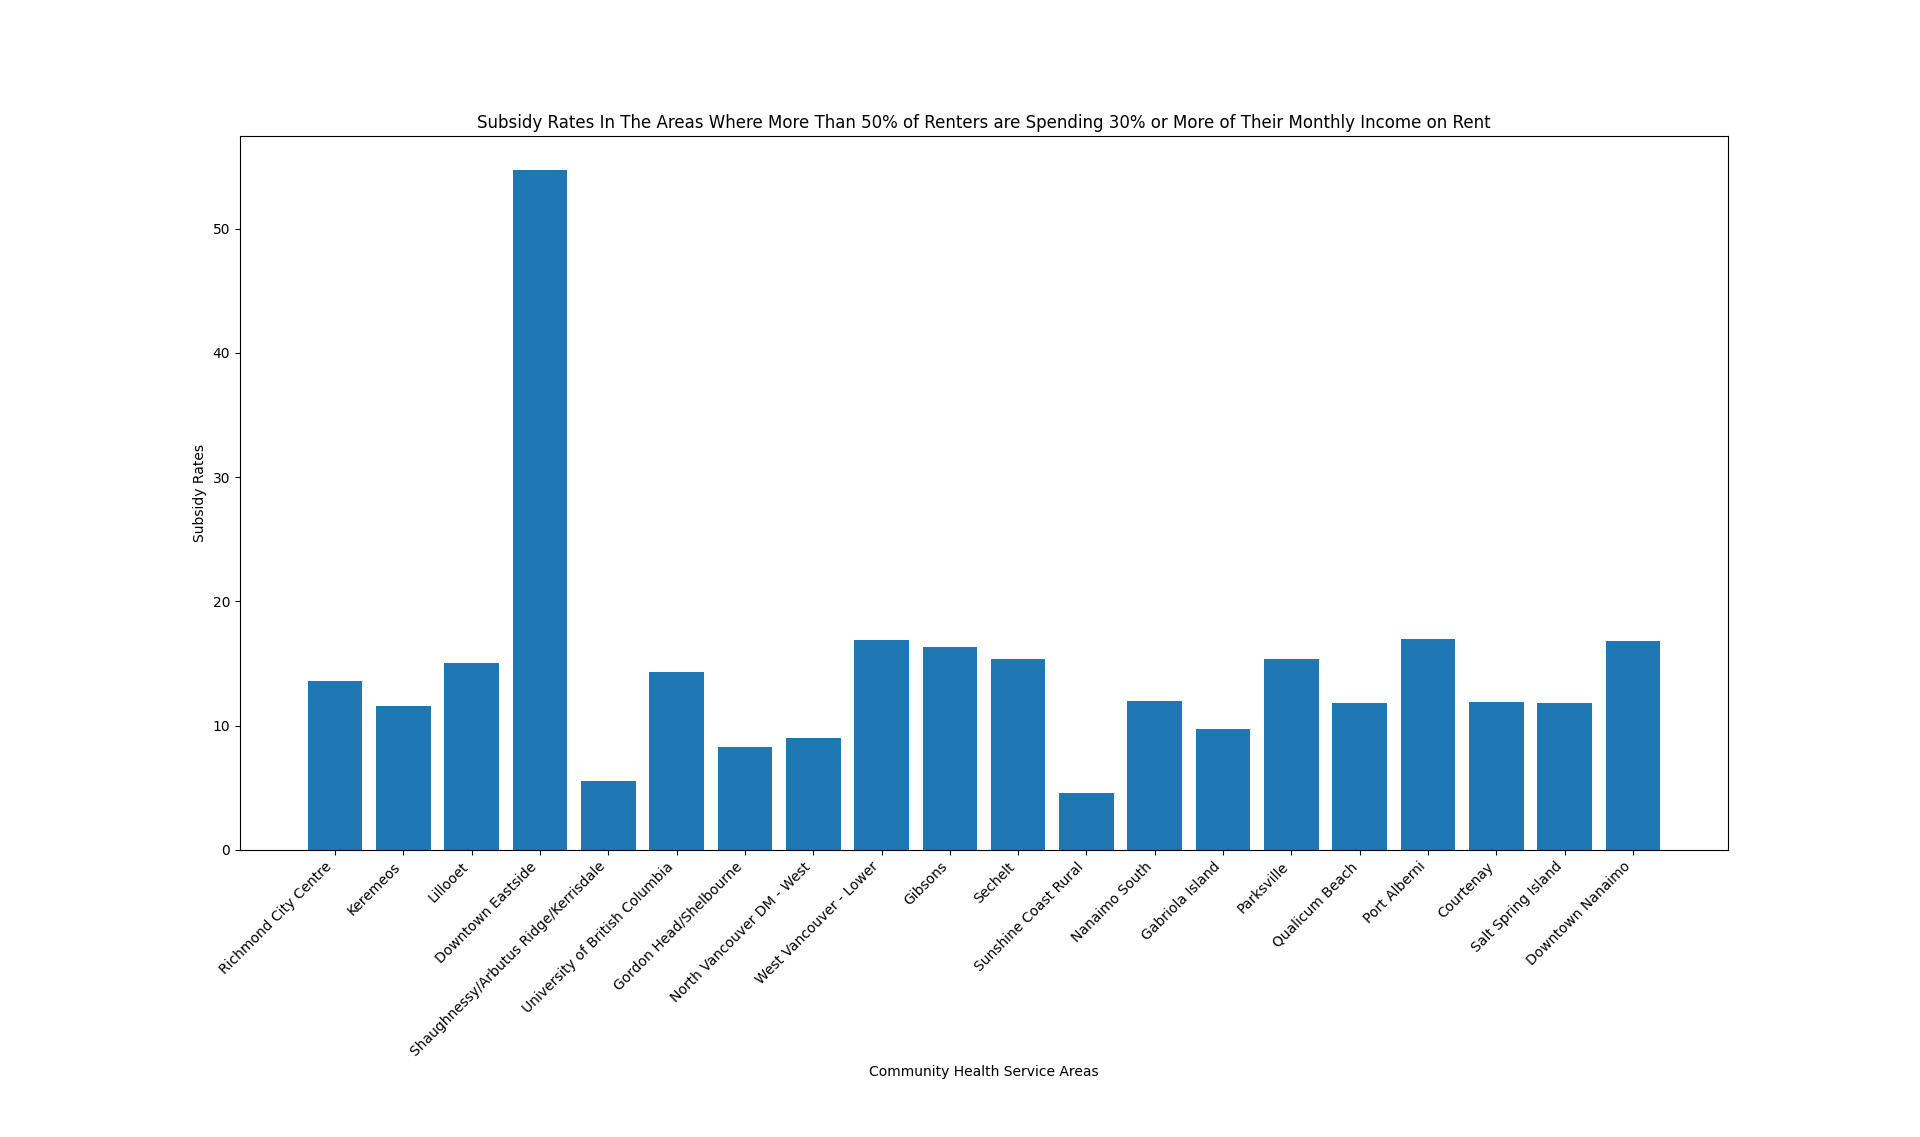

Python code for this plot:
import matplotlib.pyplot as plt

x5 = []
y5 = []

def subsidy_rates_across_chsa():
    with open("BC_census_2016_data.txt", 'r') as f_ref:
        for line in f_ref:
            line_elements = line.split(',')
            shelt_rent_30plus_rate = float(line_elements[5])
            subsidy_rate = float(line_elements[4])
            if shelt_rent_30plus_rate >= 50:
                y5.append(subsidy_rate)
                x5.append(line_elements[0])

subsidy_rates_across_chsa()

plt.bar(x5, y5)
plt.xticks(rotation=45, ha='right')
plt.xlabel('Community Health Service Areas')
plt.ylabel('Subsidy Rates')
plt.title('Subsidy Rates In The Areas Where More Than 50% of Renters are Spending 30% or More of Their Monthly Income on Rent')

plt.show()
